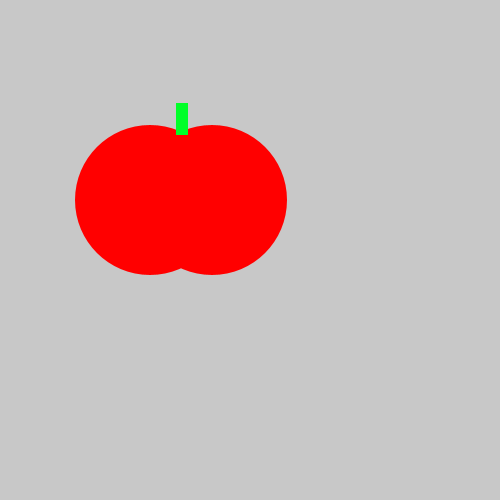
Frame 1 (no input)
Frame 60 (the mouse pressed at the canvas centre just before this capture): identical to frame 1, image omitted
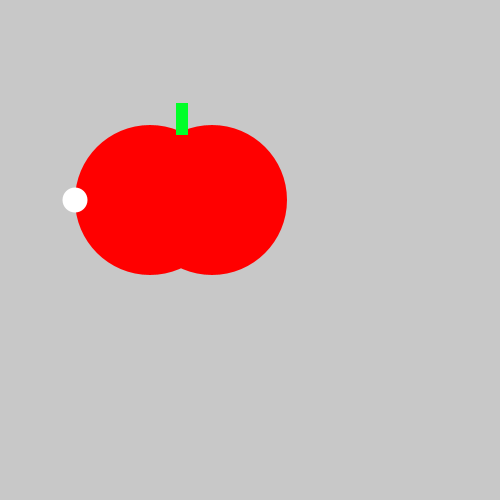
Frame 120 (the mouse held since frame 60 and released just before this capture)

The Processing sketch that drew these frames (run headless with seeded random() and noise(); from frame 60 on, the mouse is pressed at the canvas centre):

// Processing sketch: tasty_tomato
// ── tasty_tomato.pde
void setup() {
    size(500, 500);
}
void draw() {
  fill(255,255,255);
    background(200, 200, 200);
    noStroke();
    fill(255,255,255);
    rect(500,500,250,250);
    fill(#FF0000);
    ellipse(150, 200, 150, 150);
    ellipse(212, 200, 150, 150);
    fill(#00FF28);
    rect(176, 103, 12, 32);
    if (mousePressed) {
     
     noStroke();
     fill(255,255,255);
      ellipse(75,200,25,25);
    }
}
